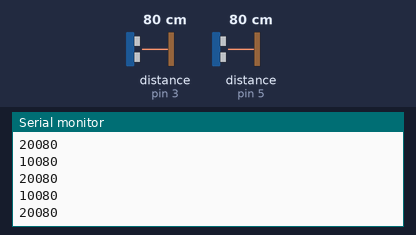
A sketch run on a simulated Arduino Uno, built with avr-gcc and run on an emulated ATmega328P. On the bench: the last lines printed to the serial monitor. Wiring (inferred from the names in the program): 2 × ultrasonic range finder: trigger pin 2, echo pin 3 / trigger pin 4, echo pin 5. Inputs (shaded band) come from the test bench; at power-on: distance to the obstacle (sensors on pin 3, pin 5) 80 cm. The echo pulse lasts 58.3 µs per cm.

Above: at 1.2 s.
1.3 s: distance to the obstacle (sensor on pin 3) set to 4 cm
2.8 s: distance to the obstacle (sensor on pin 5) set to 4 cm
At 3.4 s:
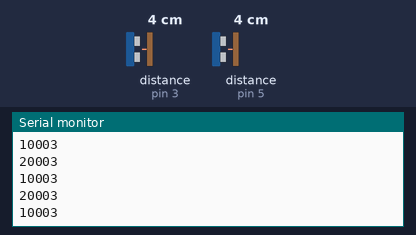
4.3 s: distance to the obstacle (sensor on pin 3) set to 9 cm
At 5.2 s:
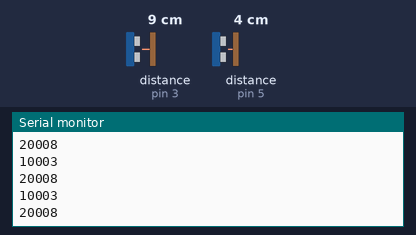
5.8 s: distance to the obstacle (sensor on pin 5) set to 9 cm
At 6.4 s:
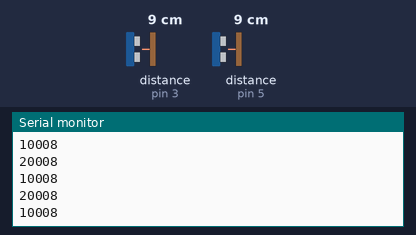
Timing chart, 0 to 8.3 s (numbered marks = the images above; inputs shaded):
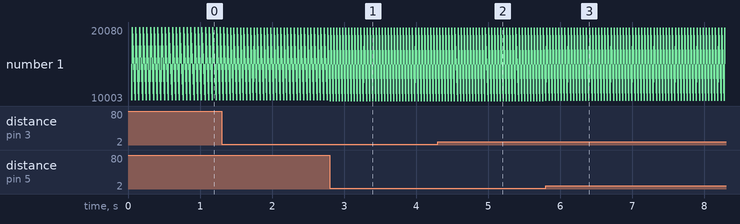

The sketch:

a_SR04_getData.ino
```cpp
const int TrigPin1 = 2;//SR04-1信号发射
const int EchoPin1 = 3;//SR04-1信号接收
const int TrigPin2 = 4;//SR04-2信号发射
const int EchoPin2 = 5;//SR04-2信号接收
int distance1;       //SR04-1测得距离
int distance2;       //SR04-2测得距离
void setup() {
  // put your setup code here, to run once:
  Serial.begin(9600);       //设置串口波特率
  pinMode(TrigPin1, OUTPUT); //关联引脚
  pinMode(EchoPin1, INPUT);
  pinMode(TrigPin2, OUTPUT);
  pinMode(EchoPin2, INPUT);
}

void loop() {
// put your main code here, to run repeatedly:
distance1 = 0;
distance2 = 0;
 delay(20);
digitalWrite(TrigPin1, LOW);
delayMicroseconds(2);
digitalWrite(TrigPin1, HIGH);
delayMicroseconds(12);
digitalWrite(TrigPin1, LOW);

distance1 = pulseIn(EchoPin1, HIGH) / 58.0; // cm

delay(20);
digitalWrite(TrigPin2, LOW);
delayMicroseconds(2);
digitalWrite(TrigPin2, HIGH);
delayMicroseconds(12);
digitalWrite(TrigPin2, LOW);

distance2 = pulseIn(EchoPin2, HIGH)/ 58.0; //cm

//if(distance1>30){distance1=30;}
//if(distance2>30){distance2=30;}

if(1 < distance1 && 1<distance2 )
{
    Serial.println(10000+distance2); //----X1----left-----//
    Serial.println(20000+distance1); //----X2----right------//
}
else
{
//   Serial.println(10060);
  }
}
```

Measured:
- after the input at 2.8 s, the serial monitor: prints a new line at once (image 1)
- after the input at 4.3 s, the serial monitor: prints a new line after 0.07 s (image 2)
- after the input at 5.8 s, the serial monitor: prints a new line at once (image 3)
- plotted number 1: 20080 → 20003 after the input at 1.3 s, 20003 → 20008 after the input at 4.3 s
